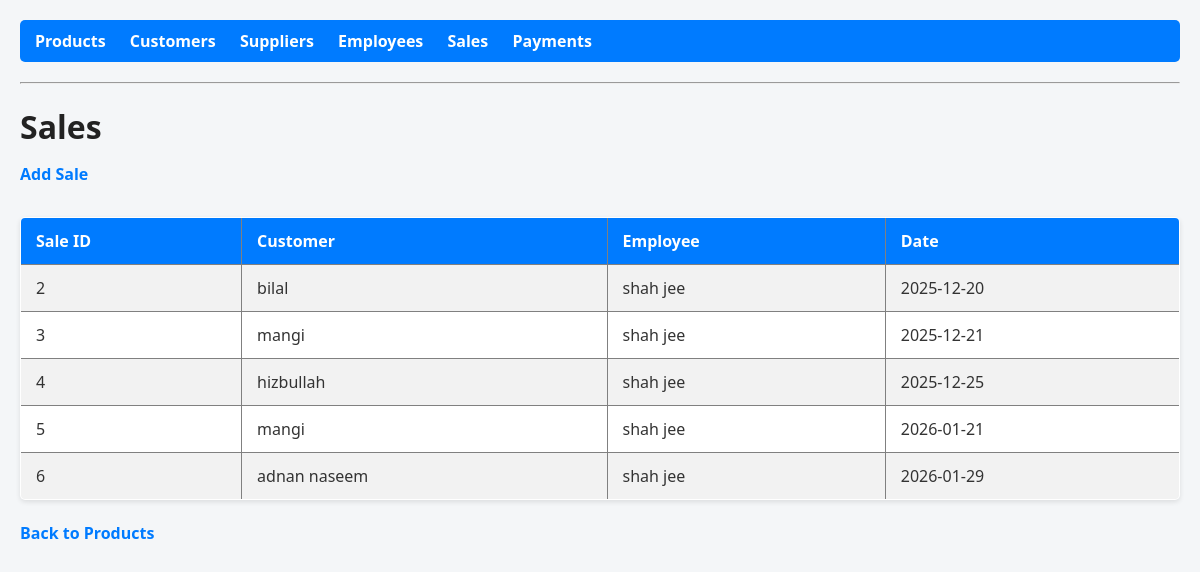
The app's page /sales with its own data.
### tables this page shows
CREATE TABLE Sale (
    SaleID INTEGER PRIMARY KEY AUTOINCREMENT,
    SaleDate TEXT NOT NULL,
    CustomerID INTEGER NOT NULL,
    EmployeeID INTEGER NOT NULL,
    FOREIGN KEY (CustomerID) REFERENCES Customer(CustomerID),
    FOREIGN KEY (EmployeeID) REFERENCES Employee(EmployeeID)
);

CREATE TABLE Customer (
    CustomerID INTEGER PRIMARY KEY AUTOINCREMENT,
    Name TEXT NOT NULL,
    Phone TEXT,
    Address TEXT
);

CREATE TABLE Employee (
    EmployeeID INTEGER PRIMARY KEY AUTOINCREMENT,
    Name TEXT NOT NULL,
    Role TEXT,
    Contact TEXT
);

### app.py (the view)
@app.route('/sales')
def sales():
    conn = get_db_connection()
    sales = conn.execute('''
        SELECT s.SaleID, s.SaleDate, c.Name AS CustomerName, e.Name AS EmployeeName
        FROM Sale s
        JOIN Customer c ON s.CustomerID = c.CustomerID
        JOIN Employee e ON s.EmployeeID = e.EmployeeID
    ''').fetchall()
    conn.close()
    return render_template('sales.html', sales=sales)

### app.py (called while the page is built)
def get_db_connection():
    conn = sqlite3.connect(DB)
    conn.row_factory = sqlite3.Row
    return conn

### templates/sales.html (shortened to what this page needs)
<!DOCTYPE html>
<html>
<head>
    <link rel="stylesheet" href="{{ url_for('static', filename='style.css') }}">
</head>
<body>
    <nav class="navbar">
    <a href="{{ url_for('index') }}">Products</a>
    <a href="{{ url_for('customers') }}">Customers</a>
    <a href="{{ url_for('suppliers') }}">Suppliers</a>
    <a href="{{ url_for('employees') }}">Employees</a>
    <a href="{{ url_for('sales') }}">Sales</a>
    <a href="{{ url_for('payments') }}">Payments</a>
</nav>
<hr>
    <h1>Sales</h1>
    <a href="{{ url_for('add_sale') }}">Add Sale</a><br><br>
    <table border="1">
        <tr>
            <th>Sale ID</th>
            <th>Customer</th>
            <th>Employee</th>
            <th>Date</th>
        </tr>
        {% for sale in sales %}
        <tr>
            <td>{{ sale['SaleID'] }}</td>
            <td>{{ sale['CustomerName'] }}</td>
            <td>{{ sale['EmployeeName'] }}</td>
            <td>{{ sale['SaleDate'] }}</td>
        </tr>
        {% endfor %}
    </table>
    <br>
    <a href="{{ url_for('index') }}">Back to Products</a>
</body>
</html>

### static/style.css (style rules this page uses)
body { font-family: "Segoe UI", Tahoma, Geneva, Verdana, sans-serif; margin: 20px; background-color: #f4f6f8; color: #333; }
h1, h2, h3 { color: #222; margin-bottom: 15px; }
.navbar { background-color: #007BFF; padding: 10px 15px; border-radius: 5px; margin-bottom: 20px; }
.navbar a { color: white; font-weight: bold; text-decoration: none; margin-right: 20px; }
table { width: 100%; border-collapse: collapse; margin-top: 10px; background-color: #fff; box-shadow: 0 2px 5px rgba(0,0,0,0.1); border-radius: 5px; overflow: hidden; }
th, td { padding: 12px 15px; text-align: left; }
th { background-color: #007BFF; color: white; font-weight: bold; }
tr:nth-child(even) { background-color: #f2f2f2; }
a { text-decoration: none; color: #007BFF; margin-right: 15px; font-weight: bold; }

### records on screen
Sale: SaleID "2", CustomerName "bilal", EmployeeName "shah jee", SaleDate "2025-12-20"
Sale: SaleID "3", CustomerName "mangi", EmployeeName "shah jee", SaleDate "2025-12-21"
Sale: SaleID "4", CustomerName "hizbullah", EmployeeName "shah jee", SaleDate "2025-12-25"
Sale: SaleID "5", CustomerName "mangi", EmployeeName "shah jee", SaleDate "2026-01-21"
Sale: SaleID "6", CustomerName "adnan naseem", EmployeeName "shah jee", SaleDate "2026-01-29"
